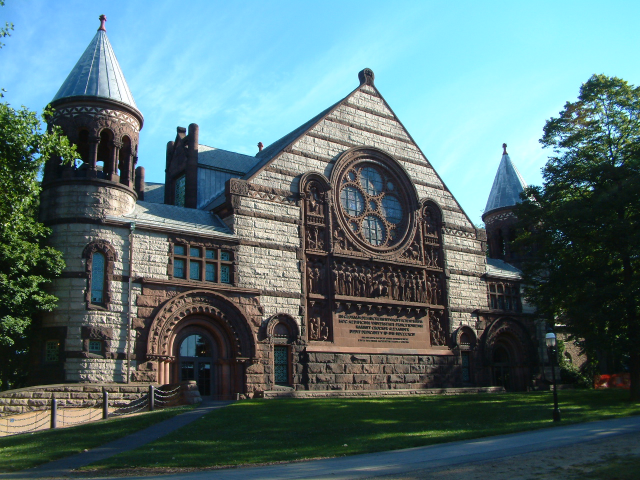
#> input picture Pillow/input/scaleinput.jpg, 1280 x 960 px, found by its file name (shown at 1/2 size)
$ python Scaling.py
#> lines starting #> are read from the running program, lines starting #| are printed output that depends on the picture
# This program contains information about how we are going to change the Scaling of the image.

# Step 1 : In this step we are importing Library for the editing of the image.
from PIL import Image
image = Image.open("C:/Users/LENOVO/PycharmProjects/Image-Processing/input/scaleinput.jpg")
#> image is the input picture: PIL image 1280x960 RGB; mean R, G, B 88.4, 113.9, 116.2
image.show()

# lets scale image using bilinear scaling.
image.thumbnail((800, 800), Image.BILINEAR)
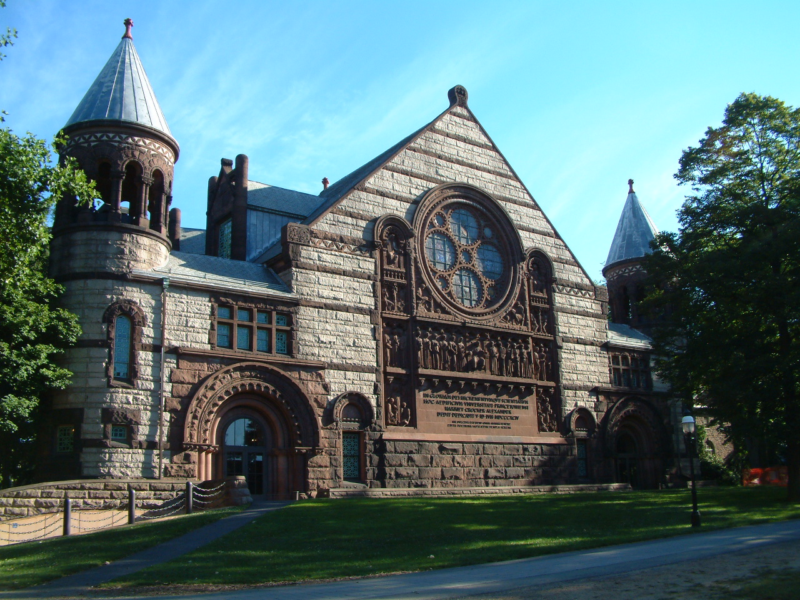
#> image: PIL image 800x600 RGB; mean R, G, B 88.4, 113.9, 116.2
image.show()
image.save("C:/Users/LENOVO/PycharmProjects/Image-Processing/output/Scaling/Bilinear-scaling.jpg")

# lets scale image using Nearest scaling.It also known as point scaling.
image.thumbnail((800, 800), Image.NEAREST)
image.show()
image.save("C:/Users/LENOVO/PycharmProjects/Image-Processing/output/Scaling/Point-scaling.jpg")

# lets scale image using Bicubic scaling.
image.thumbnail((800, 800), Image.BICUBIC)
image.show()
image.save("C:/Users/LENOVO/PycharmProjects/Image-Processing/output/Scaling/Bicubic-scaling.jpg")

print("All Done !")
